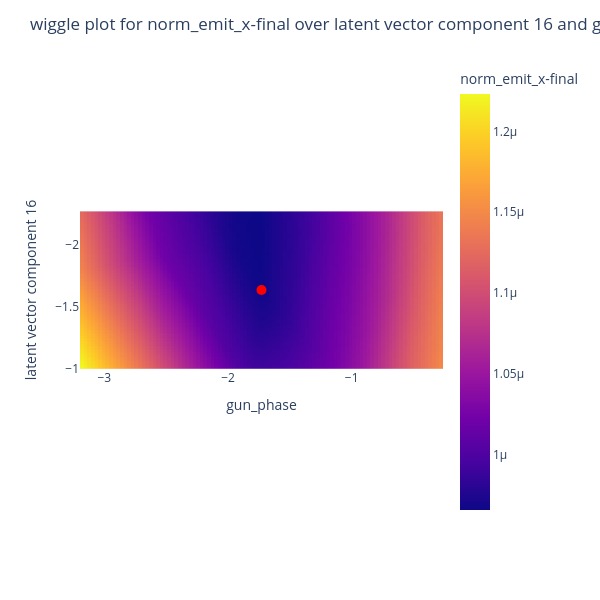

The notebook cell saved with this chart:
### Code cell
show_wiggle_plot_2d(
    wiggle_x_param1="latent vector component 16",
    wiggle_x_param2="gun_phase",
    y_param=y_optimize_for,
    x_delta=0.5,
    x_divs=100,
)

### Figure 1 — Plotly figure (JSON) as saved in the notebook; plotly's stock layout.template omitted (floating-point values rounded to 4 significant figures; data arrays with more than 128 entries replaced by an {"elided": "..."} marker saying what was removed)
{"data": [{"coloraxis": "coloraxis", "hovertemplate": "gun_phase: %{x}<br>latent vector component 16: %{y}<br>norm_emit_x-final: %{z}<extra></extra>", "name": "0", "type": "heatmap", "x": [-3.182, -3.153, -3.124, -3.094, -3.065, -3.036, -3.006, -2.977, -2.947, -2.918, -2.889, -2.859, -2.83, -2.801, -2.771, -2.742, -2.713, -2.683, -2.654, -2.625, -2.595, -2.566, -2.537, -2.507, -2.478, -2.449, -2.419, -2.39, -2.36, -2.331, -2.302, -2.272, -2.243, -2.214, -2.184, -2.155, -2.126, -2.096, -2.067, -2.038, -2.008, -1.979, -1.95, -1.92, -1.891, -1.862, -1.832, -1.803, -1.773, -1.744, -1.715, -1.685, -1.656, -1.627, -1.597, -1.568, -1.539, -1.509, -1.48, -1.451, -1.421, -1.392, -1.363, -1.333, -1.304, -1.275, -1.245, -1.216, -1.187, -1.157, -1.128, -1.098, -1.069, -1.04, -1.01, -0.9811, -0.9517, -0.9224, -0.893, -0.8637, -0.8343, -0.805, -0.7756, -0.7463, -0.7169, -0.6876, -0.6582, -0.6289, -0.5995, -0.5702, -0.5408, -0.5115, -0.4821, -0.4528, -0.4234, -0.3941, -0.3647, -0.3354, -0.306, -0.2767], "xaxis": "x", "y": [-2.266, -2.253, -2.241, -2.228, -2.215, -2.202, -2.19, -2.177, -2.164, -2.151, -2.139, -2.126, -2.113, -2.1, -2.088, -2.075, -2.062, -2.05, -2.037, -2.024, -2.011, -1.999, -1.986, -1.973, -1.96, -1.948, -1.935, -1.922, -1.909, -1.897, -1.884, -1.871, -1.858, -1.846, -1.833, -1.82, -1.808, -1.795, -1.782, -1.769, -1.757, -1.744, -1.731, -1.718, -1.706, -1.693, -1.68, -1.667, -1.655, -1.642, -1.629, -1.617, -1.604, -1.591, -1.578, -1.566, -1.553, -1.54, -1.527, -1.515, -1.502, -1.489, -1.476, -1.464, -1.451, -1.438, -1.426, -1.413, -1.4, -1.387, -1.375, -1.362, -1.349, -1.336, -1.324, -1.311, -1.298, -1.285, -1.273, -1.26, -1.247, -1.234, -1.222, -1.209, -1.196, -1.184, -1.171, -1.158, -1.145, -1.133, -1.12, -1.107, -1.094, -1.082, -1.069, -1.056, -1.043, -1.031, -1.018, -1.005], "yaxis": "y", "z": {"elided": "100x100 float values"}}, {"marker": {"color": "red", "size": 10}, "mode": "markers", "name": "x*", "type": "scatter", "x": [-1.729], "y": [-1.636]}], "layout": {"coloraxis": {"colorbar": {"title": {"text": "norm_emit_x-final"}}, "colorscale": [[0, "#0d0887"], [0.1111, "#46039f"], [0.2222, "#7201a8"], [0.3333, "#9c179e"], [0.4444, "#bd3786"], [0.5556, "#d8576b"], [0.6667, "#ed7953"], [0.7778, "#fb9f3a"], [0.8889, "#fdca26"], [1, "#f0f921"]]}, "height": 600, "margin": {"t": 60}, "title": {"text": "wiggle plot for norm_emit_x-final over latent vector component 16 and gun_phase"}, "width": 600, "xaxis": {"anchor": "y", "constrain": "domain", "domain": [0, 1], "scaleanchor": "y", "title": {"text": "gun_phase"}}, "yaxis": {"anchor": "x", "autorange": "reversed", "constrain": "domain", "domain": [0, 1], "title": {"text": "latent vector component 16"}}}}
